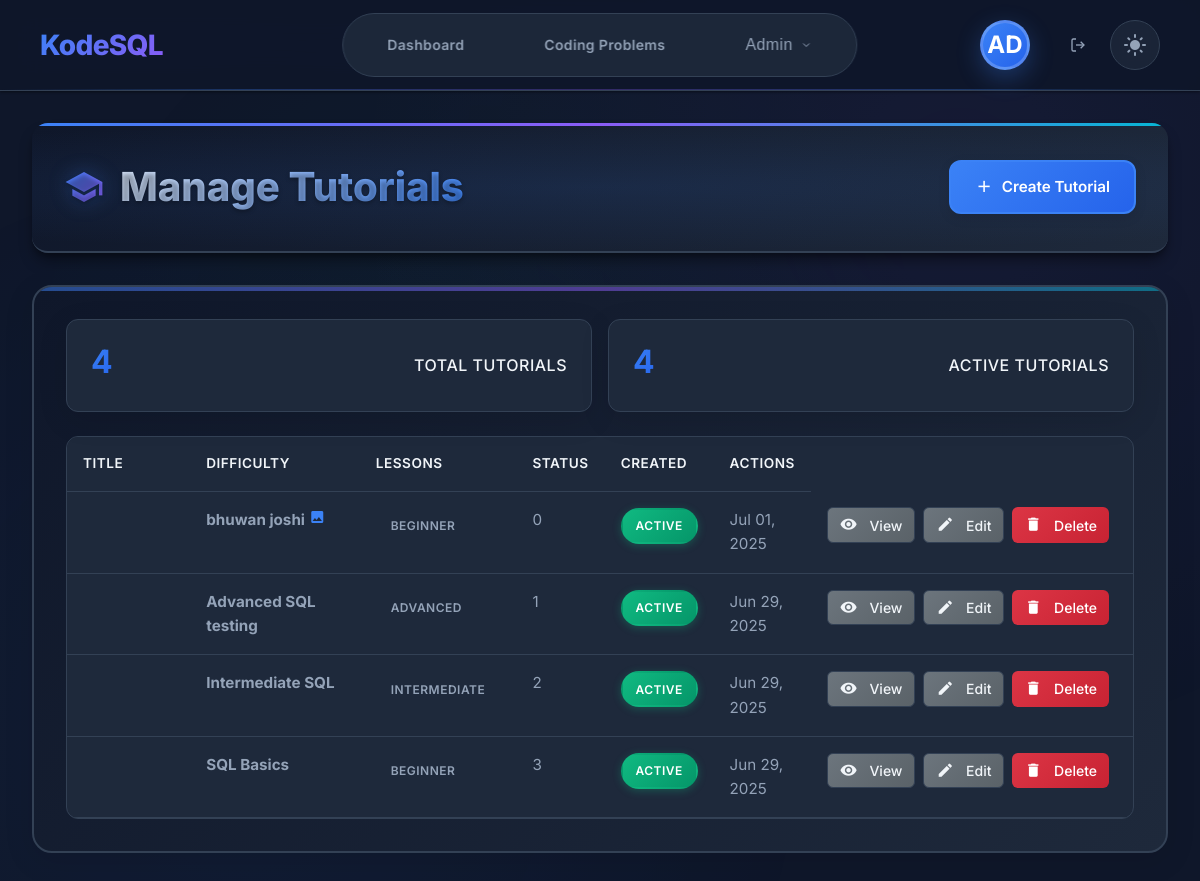
Page /tutorials/admin/ (signed in) on the earlier database version.
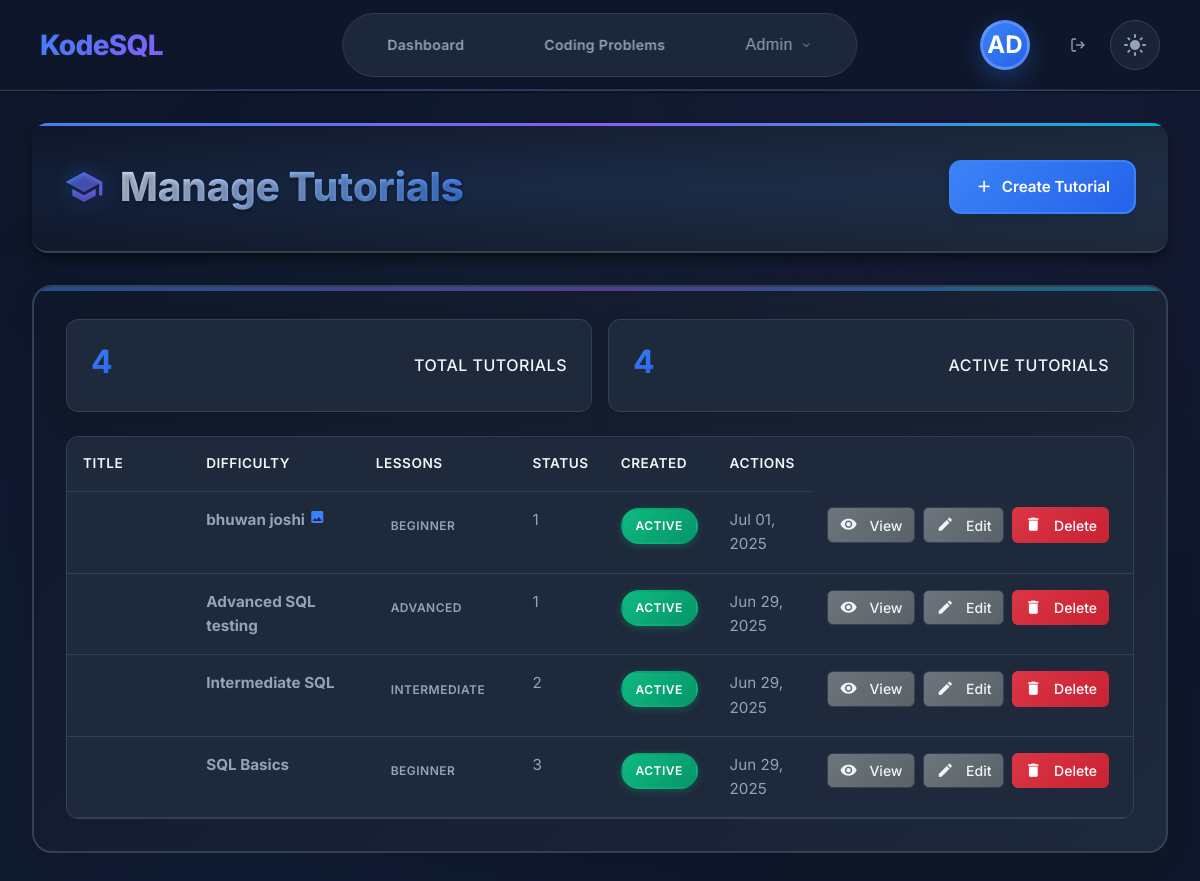
Same page on the later database version.
### tutorials/models.py (models this page shows, shortened)
class Tutorial(models.Model):
    DIFFICULTY_CHOICES = [
        ('beginner', 'Beginner'),
        ('intermediate', 'Intermediate'),
        ('advanced', 'Advanced'),
    ]
    title = models.CharField(max_length=255)
    description = CKEditor5Field(config_name='tutorial')
    difficulty = models.CharField(max_length=15, choices=DIFFICULTY_CHOICES, default='beginner')
    icon = models.CharField(max_length=50, default='table_chart')  # Material icon name
    thumbnail = models.ImageField(upload_to='tutorials/thumbnails/', blank=True, null=True)
    is_active = models.BooleanField(default=True)
    order = models.PositiveIntegerField(default=0)
    created_at = models.DateTimeField(auto_now_add=True)
    updated_at = models.DateTimeField(auto_now=True)
    class Meta:
        ordering = ['order', 'difficulty', 'created_at']

### tutorials/views.py (the view)
# urls.py: path('admin/', views.admin_tutorials_list, name='admin_tutorials_list'),
@staff_member_required
def admin_tutorials_list(request):
    tutorials = Tutorial.objects.all().annotate(
        total_lessons=Count('lessons')
    ).order_by('-created_at')
    paginator = Paginator(tutorials, 10)
    page_number = request.GET.get('page')
    page_obj = paginator.get_page(page_number)
    context = {
        'page_title': 'Manage Tutorials',
        'tutorials': page_obj,
        'total_tutorials': tutorials.count(),
    }
    return render(request, 'tutorials/admin/tutorials_list.html', context)

### templates/tutorials/admin/tutorials_list.html (shortened to what the changed rows need)
{% extends "admin_base.html" %}
{% load static %}
{% block extra_css %}
{{ block.super }}
<link rel="stylesheet" href="{% static 'css/admin-subscription-plans.css' %}">
{% endblock %}
{% block admin_content %}
<div class="admin-header">
    <div class="admin-header-content">
        <h1>
            <span class="material-icons">school</span>
            Manage Tutorials
        </h1>
    </div>
</div>
<div class="admin-card">
    {% if tutorials %}
        <div class="table-responsive">
            <table class="admin-table">
                <thead>
                    <tr>
                        <th>Title</th>
                        <th>Difficulty</th>
                        <th>Lessons</th>
                        <th>Status</th>
                        <th>Created</th>
                        <th>Actions</th>
                    </tr>
                </thead>
                <tbody>
                    {% for tutorial in tutorials %}
                        <tr>
                            <td>
                                <strong>{{ tutorial.title }}</strong>
                                {% if tutorial.thumbnail %}
                                    <span class="material-icons" style="font-size: 16px; color: var(--primary-color);">image</span>
                                {% endif %}
                            </td>
                            <td>
                                <span class="status-badge difficulty-{{ tutorial.difficulty }}">
                                    {{ tutorial.get_difficulty_display }}
                                </span>
                            </td>
                            <td>{{ tutorial.total_lessons }}</td>
                            <td>
                                <span class="status-badge {% if tutorial.is_active %}status-active{% else %}status-inactive{% endif %}">
                                    {% if tutorial.is_active %}Active{% else %}Inactive{% endif %}
                                </span>
                            </td>
                            <td>{{ tutorial.created_at|date:"M d, Y" }}</td>
                            <td>
                                <div style="display: flex; gap: 0.5rem;">
                                    <a href="{% url 'tutorials:admin_tutorial_detail' tutorial.id %}"
                                       class="btn btn-secondary" style="padding: 0.25rem 0.5rem; font-size: 0.8rem;">
                                        <span class="material-icons" style="font-size: 16px;">visibility</span>
                                        View
                                    </a>
                                    <a href="{% url 'tutorials:admin_tutorial_edit' tutorial.id %}"
                                       class="btn btn-secondary" style="padding: 0.25rem 0.5rem; font-size: 0.8rem;">
                                        <span class="material-icons" style="font-size: 16px;">edit</span>
                                        Edit
                                    </a>
                                    <a href="{% url 'tutorials:admin_tutorial_delete' tutorial.id %}"
                                       class="btn btn-danger" style="padding: 0.25rem 0.5rem; font-size: 0.8rem;">
                                        <span class="material-icons" style="font-size: 16px;">delete</span>
                                        Delete
                                    </a>
                                </div>
                            </td>
                        </tr>
                    {% endfor %}
                </tbody>
            </table>
        </div>
    {% endif %}
</div>
{% endblock %}

Differences in the rows shown:
changed Tutorial "bhuwan joshi": total_lessons "0" → "1"
